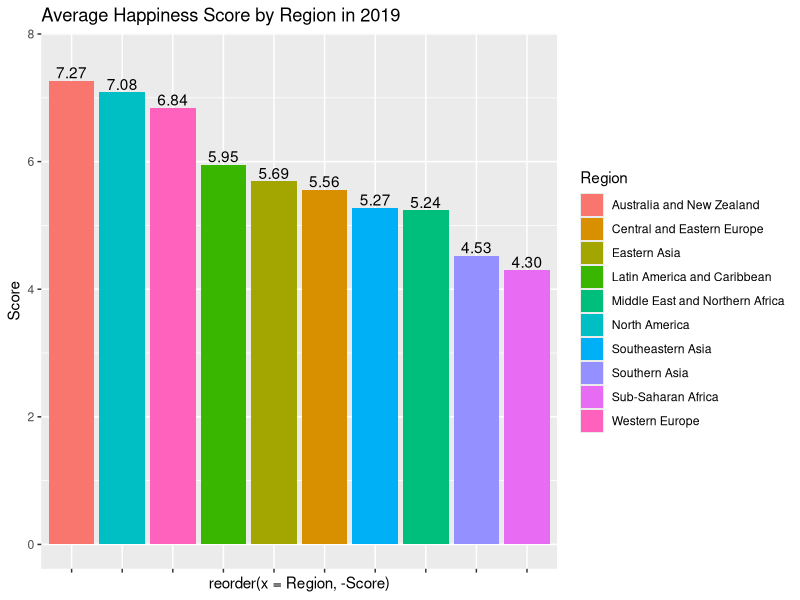
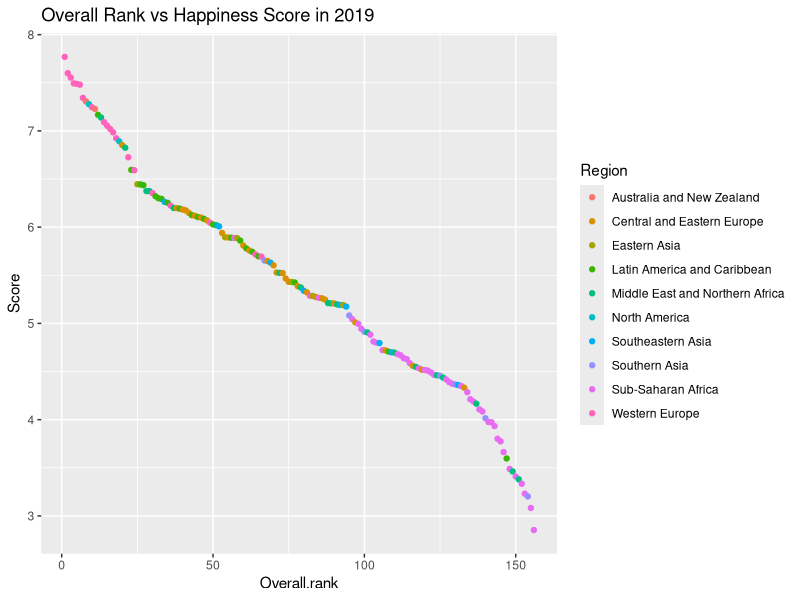
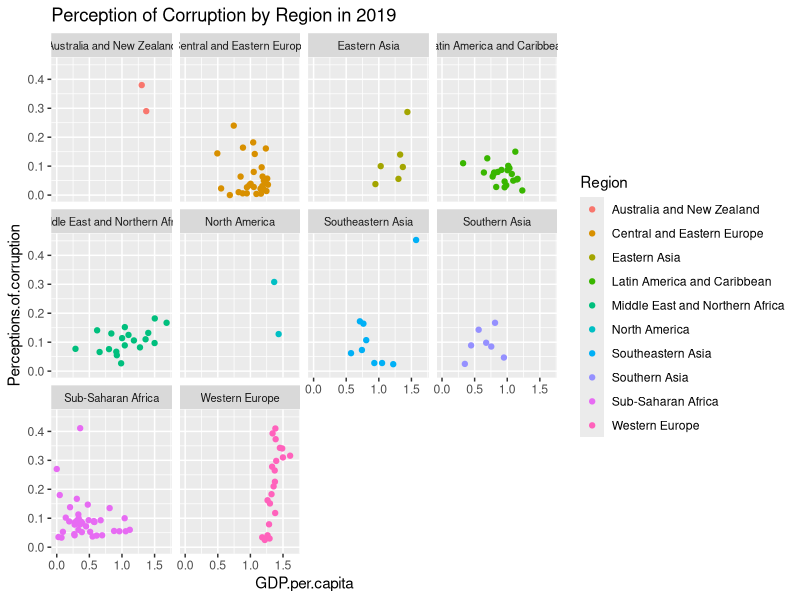
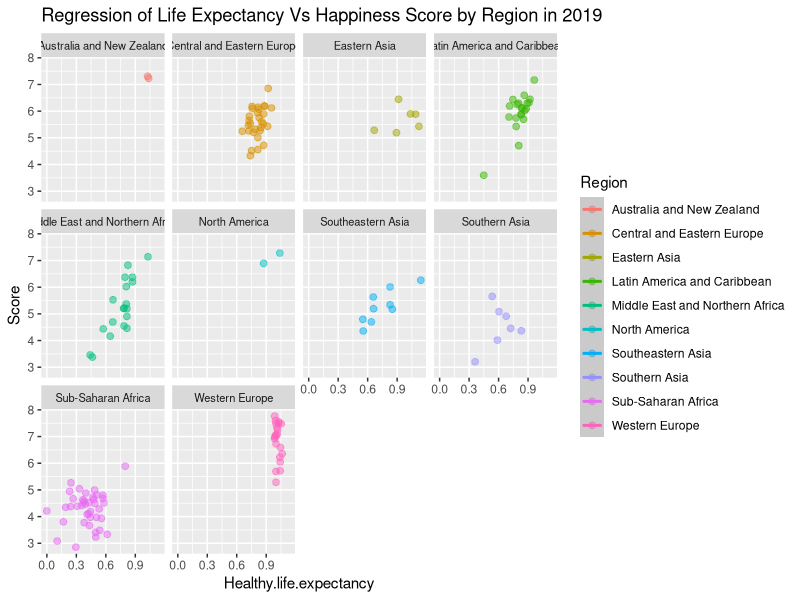
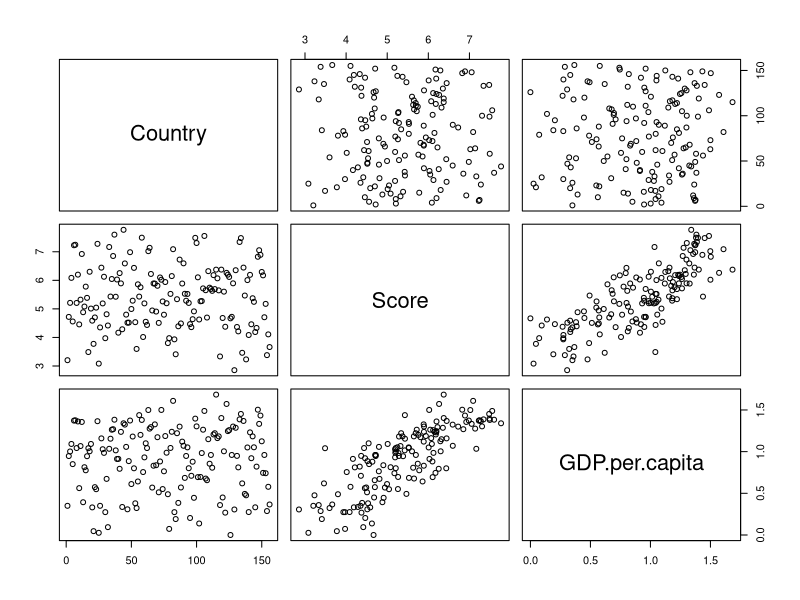
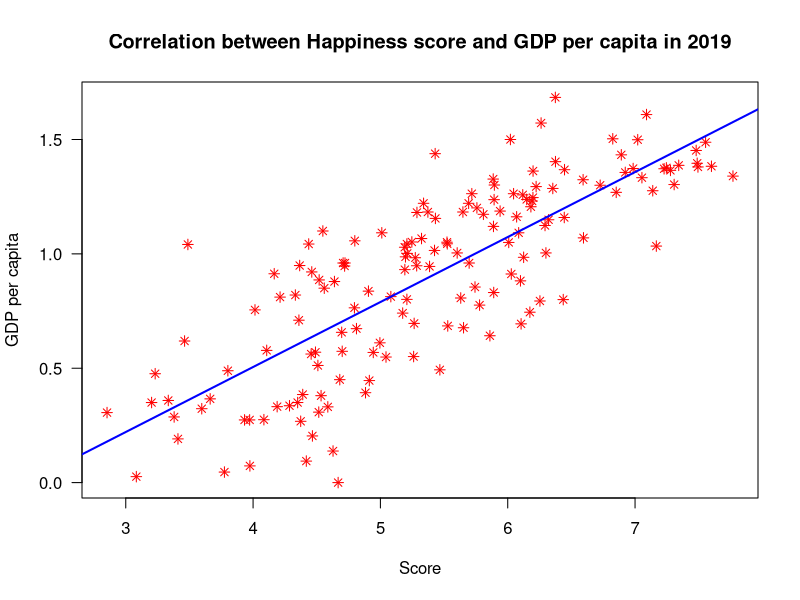
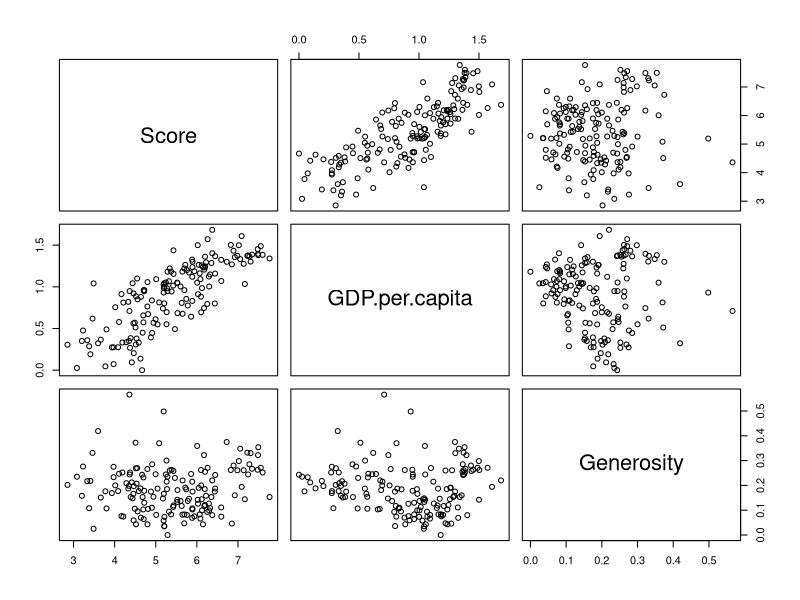
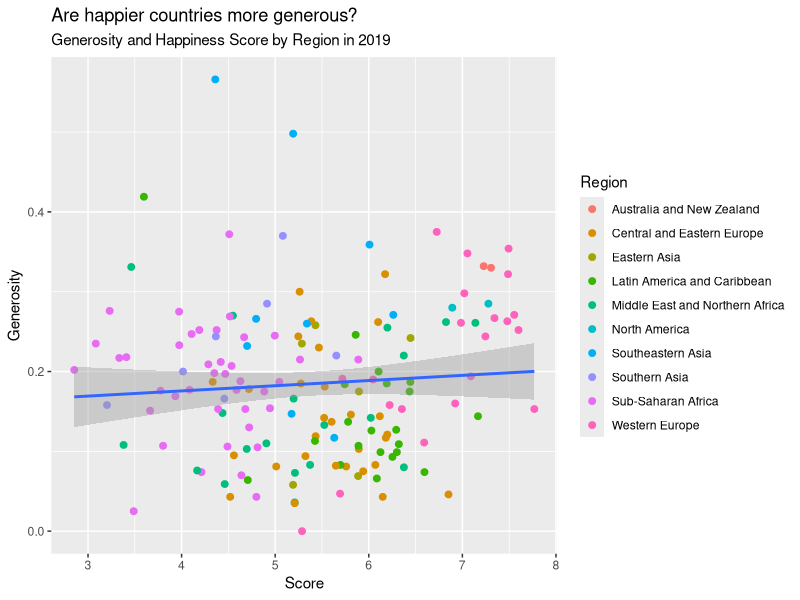

The R script that drew these images, in order:
require(ggplot2)
require(reshape2)
require(dplyr)


df18 <- read.csv("2018.csv")
df19 <- read.csv("2019.csv")

head(df18)
head(df19)

names(df18)
names(df19)

str(df18)
str(df19)

subset(df18,is.na(Perceptions.of.corruption))

# Difference between ranks in 2018 and 2019 between coutnires
df1<-merge(df18[,c(1,2)],
           df19[,c(1,2)],
           by.x = "Country",
           by.y = "Country")

df1


# Top 10 countries in 2019 by Happiness Score
data_Top_10 <- df19[with(df19,order(-Score)),]

data_Top_10 <- data_Top_10[1:10, 1:4]

data_Top_10



# Average Happiness Score by Region in 2019
my.summary <- with(df19, aggregate(list(Score), by = list(Region), 
                                      FUN = function(x) { mon.mean = mean(x, na.rm = TRUE) } ))

my.summary <- do.call(data.frame, my.summary)
colnames(my.summary) <- c("Region", "Score")
my.summary

my.data <- merge(df19, my.summary, by = "Region")
my.data


ggplot(my.summary, aes(reorder(x = Region, -Score), y = Score, fill = Region)) +
  geom_col() + 
  ggtitle("Average Happiness Score by Region in 2019") +
  geom_bar(stat = "identity") +
  theme( axis.text.x=element_blank()) +
  geom_text(aes(label = sprintf("%1.2f", Score)), vjust = -0.2) +
  ylim(0, max(my.summary$Score) * 1.05) 



# Overall Rank vs Happiness Score in 2019
ggplot(df19,aes(x=Overall.rank,y=Score,color=Region)) + geom_point() + 
  ggtitle("Overall Rank vs Happiness Score in 2019")



# Regions with their Perceptions of Coruption in 2019
ggplot(df19,aes(x = GDP.per.capita, y = Perceptions.of.corruption, color = Region)) + geom_point() +
  facet_wrap(~Region, shrink = TRUE) +
  ggtitle("Perception of Corruption by Region in 2019") +
  theme(strip.text = element_text(size = 8)) 



# Regression of Life Expectancy Vs Happiness Score by Region in 2019
ggplot(df19,aes(x = Healthy.life.expectancy,y = Score)) + geom_point(aes(color=Region), size = 2, alpha = 0.5) +
  geom_smooth(aes(color = Country,fill = Region), method="lm", fullrange = T) + 
  facet_wrap(Region~.) + 
  ggtitle("Regression of Life Expectancy Vs Happiness Score by Region in 2019") +
  theme(strip.text = element_text(size = 8)) 



# Countries with highest and lowest Economy GDP per capita in 2018
maxGdp <- max(df18$GDP.per.capita)
subset(df18[c(2,5)], GDP.per.capita == maxGdp) 


minGdp <- min(df18$GDP.per.capita)
subset(df18[c(2,5)], GDP.per.capita == minGdp)


# Countries with highest and lowest Economy GDP per capita in 2019
maxGdp <- max(df19$GDP.per.capita)
subset(df19[c(2,5)], GDP.per.capita == maxGdp) 


minGdp <- min(df19$GDP.per.capita)
subset(df19[c(2,5)], GDP.per.capita == minGdp) 



# Countries with highest and lowest Social Support in 2018
maxFamily <- max(df18$Social.support)
subset(df18[c(2,6)],Social.support == maxFamily) 

minFamily <- min(df18$Social.support)
subset(df18[c(2,6)],Social.support == minFamily) 



## Countries with highest and lowest Social Support in 2019
maxFamily <- max(df19$Social.support)
subset(df19[c(2,6)],Social.support == maxFamily)

minFamily <- min(df19$Social.support)
subset(df19[c(2,6)],Social.support == minFamily) 



# Is there is a correlation between Region and Freedom to make life choices? - No
head(subset(df19[,c("Region", "Freedom.to.make.life.choices")])) 

# We have multiple Regions which are same. so we need to take average of the regions that are same (using aggregate function)
dfRegFre <- aggregate(df19[,c("Freedom.to.make.life.choices")], list(df19$Region), mean)

names(dfRegFre) <- c("Region","Freedom.to.make.life.choices") 
dfRegFre



# Is there is correlation between Happiness score and GDP per capita of the countries?
dfHapp_vs_Gdp <- (subset(df19[,c("Country","Score","GDP.per.capita")])) 
names(dfHapp_vs_Gdp) <- c("Country","Score","GDP.per.capita")
head(dfHapp_vs_Gdp)


plot(dfHapp_vs_Gdp)


# Correlation between Happiness score and GDP per capita in 2019
plot(df19$Score, df19$GDP.per.capita, col ="red", type = "p", pch = 8, 
     main = "Correlation between Happiness score and GDP per capita in 2019", las = 1, 
     xlab = "Score", ylab = "GDP per capita") # This shows positive correlation


# Linear regression model 
simple.Regresssion <- lm(df19$GDP.per.capita ~ df19$Score)
summary(simple.Regresssion) 
# R-square = 0.63, p <0.05 shows there is significant correlation between both happiness and economy of the country

# Adding regression line
abline(lm(df19$GDP.per.capita~df19$Score), col = "blue", lwd = 2) 



# Multiple Regression
df <- df19[c("Score","GDP.per.capita","Generosity")]
head(df)

plot(df)

multiple.Regresssion <- lm(df19$GDP.per.capita ~ df19$Score + df19$Generosity)
summary(multiple.Regresssion)


# Since pvalue < 0.05 and adjusted R-Square is 0.65. it means that GPD per capita and Happiness score, Generosity have 
# direct linear relationship between them


generosity_vs_happiness <- df19[c("Region", "Score", "Generosity")]

ggplot(generosity_vs_happiness, 
       aes(x = Score, 
           y = Generosity)) +
  geom_point(aes(colour = Region),
             size = 2) +
  geom_smooth(method="lm") +
  labs(x = "Score",
       y = "Generosity",
       title = "Are happier countries more generous?",
       subtitle = "Generosity and Happiness Score by Region in 2019")


# Graph shows that Western Europe countries are happy and are more Generous, on the other 
# hand Sub-saharan people are less happy and less generous.




# Correlation matrix
selected.table = df19[,c(4:9)]
head(selected.table)

cor.matrix = cor(selected.table)                                                                                                                    
cor.matrix.rotate = apply(cor.matrix, 2, rev)  
print(cor.matrix.rotate)

expand.cor = cbind(expand.grid(rownames(cor.matrix.rotate),                                                                                                   
                               colnames(cor.matrix.rotate)),                                                                                                  
                   value = matrix(cor.matrix.rotate, ncol=1))
print(head(expand.cor))


p.cor = ggplot(data=expand.cor, aes(x = Var1, y = Var2, fill = value)) +                                                                                            
  geom_tile() + scale_x_discrete(position = "top") +                                                                                                      
  xlab(NULL) + ylab(NULL) +                                                                                                                             
  scale_fill_gradient2(low = "blue", high = "red", mid = "white",                                                                                       
                       midpoint = 0, limit = c(-1,1), space = "Lab",                                                                                    
                       name = "correlation")

p.cor

# Finding 1: Social Support and GDP per capita have the highest correlation with happiness score and generosity 
# has the least correaltion with the score.
#  2: There are correlations between variables which may lead to collinearity problem. 



# Boxplot
boxplot(df18$Score ~ df18$Region, xlab = "Region", ylab = "Happiness Score", main = "Boxplot of Happiness Score by Region for 2018")

boxplot(df19$Score ~ df19$Region, xlab = "Region", ylab = "Happiness Score", main = "Boxplot of Happiness Score by Region for 2019")



# Croatia and Ireland rank and score 2018 vs 2019
df2 <-merge(df18[,],
           df19[,],
           by.x = "Country",
           by.y = "Country")

df2


b <- df2 %>% 
  filter(Country %in% c("Croatia","Ireland")) %>% 
  select(Country, Region.x, Score.x, Region.y, Overall.rank.x, Year.x, Score.y, Overall.rank.y, Year.y)

b


# Happiness Score in Croatia and Ireland in 2018
ggplot(b, aes(x = Country, y = Score.x, fill = Year.x)) +
  geom_col(width = 0.5, position = "dodge") + 
  ggtitle("Happiness Score in Croatia and Ireland in 2018") +
  geom_text(aes(label = Score.x), vjust = -0.2) +
  ylim(0, max(b$Score.x) * 1.05) 



# Happiness Score in Croatia and Ireland in 2019
ggplot(b, aes(x = Country, y = Score.y, fill = Year.y)) +
  geom_col(width = 0.5, position = "dodge") + 
  ggtitle("Happiness Score in Croatia and Ireland in 2019") +
  geom_text(aes(label = Score.y), vjust = -0.2) +
  ylim(0, max(b$Score.y) * 1.05) 




